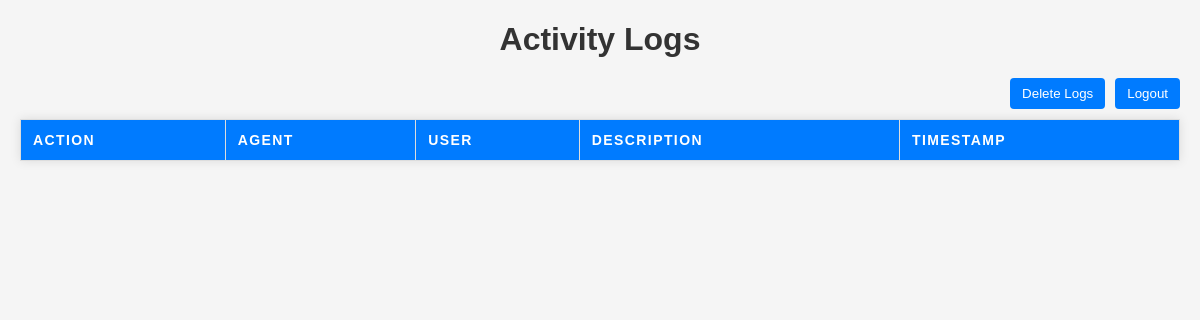
/logs/, run on an earlier commit of the app's database.
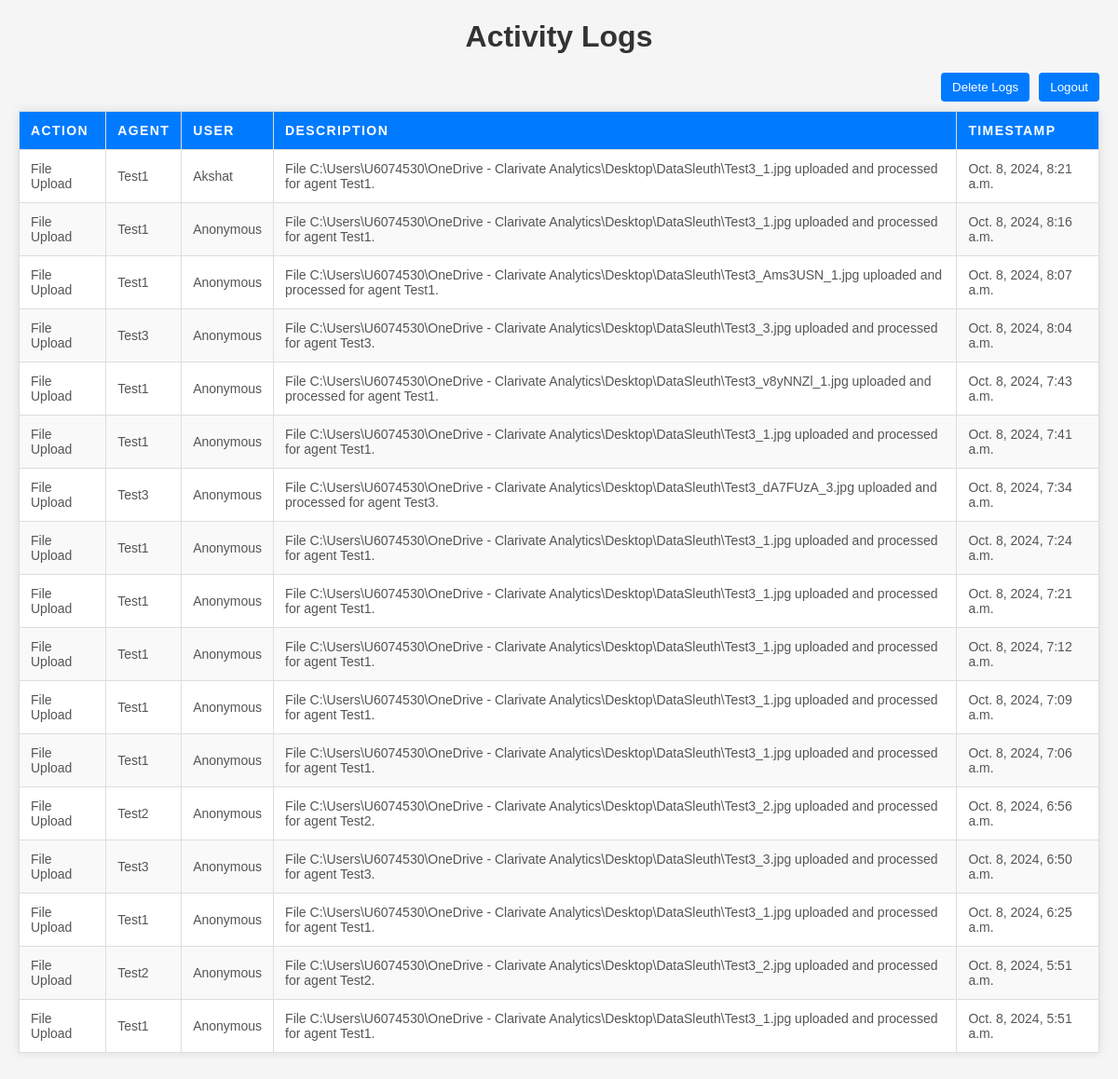
And on a later commit of the database.
### DataSleuthApp/models.py (models this page shows, shortened)
class Log(models.Model):
    ACTION_CHOICES = [
        ('UPLOAD', 'File Upload'),
        ('ASSIGN', 'Agent Assignment'),
        ('UPDATE', 'Data Update'),
        ('DELETE', 'Data Deletion'),
    ]
    agent = models.ForeignKey(Agent, on_delete=models.SET_NULL, null=True, blank=True)
    user = models.ForeignKey(User, on_delete=models.SET_NULL, null=True, blank=True)  # Optional: Track which user did the action
    action = models.CharField(max_length=50, choices=ACTION_CHOICES)
    description = models.TextField()  # Detailed info about the log
    timestamp = models.DateTimeField(auto_now_add=True)

class Agent(models.Model):
    name = models.CharField(max_length=255)
    email = models.EmailField(unique=True)
    created_at = models.DateTimeField(auto_now_add=True)

### DataSleuthApp/views.py (the view)
# urls.py: path('logs/', views.logging, name='logging'),  # path for viewing logs
def logging(request):
    logs = Log.objects.all().order_by('-timestamp')
    return render(request, 'logging.html', {'logs': logs})

### DataSleuthApp/templates/logging.html (shortened to what this page needs)
<!DOCTYPE html>
<html lang="en">
<head>
    {% load static %}
    <link rel="stylesheet" href="{% static 'css/logging.css' %}">
</head>
<body>
    <h1>Activity Logs</h1>
    <div class="buttons-container">
        <button id="delete-logs">Delete Logs</button>
        <form id="logout-form" action="{% url 'custom_logout' %}" method="POST" style="display: inline;">
            <button type="submit" id="logout">Logout</button>
        </form>
    </div>
    <table>
        <thead>
            <tr>
                <th>Action</th>
                <th>Agent</th>
                <th>User</th>
                <th>Description</th>
                <th>Timestamp</th>
            </tr>
        </thead>
        <tbody>
            {% for log in logs %}
            <tr>
                <td data-label="Action">{{ log.get_action_display }}</td>
                <td data-label="Agent">
                    {% if log.agent %}
                        {{ log.agent.name }}
                    {% else %}
                        No Agent
                    {% endif %}
                </td>
                <td data-label="User">
                    {% if log.user %}
                        {{ log.user.username }}
                    {% else %}
                        Anonymous
                    {% endif %}
                </td>
                <td data-label="Description">{{ log.description }}</td>
                <td data-label="Timestamp">{{ log.timestamp }}</td>
            </tr>
            {% endfor %}
        </tbody>
    </table>
</body>
</html>

What changed in the data, as far as the page shows it:
added Log: action "File Upload", agent.name "Test1", user.username "Akshat", description "File C:\\Users\\U6074530\\OneDrive - Clarivate Analytics\\Desktop\\DataSleuth\\Test3_1.jpg uploaded and processed for agent Test1.", timestamp "Oct. 8, 2024, 8:21 a.m."
added Log: action "File Upload", agent.name "Test1", shows "Anonymous", description "File C:\\Users\\U6074530\\OneDrive - Clarivate Analytics\\Desktop\\DataSleuth\\Test3_1.jpg uploaded and processed for agent Test1.", timestamp "Oct. 8, 2024, 8:16 a.m."
added Log: action "File Upload", agent.name "Test1", shows "Anonymous", description "File C:\\Users\\U6074530\\OneDrive - Clarivate Analytics\\Desktop\\DataSleuth\\Test3_Ams3USN_1.jpg uploaded and processed for agent Test1.", timestamp "Oct. 8, 2024, 8:07 a.m."
added Log: action "File Upload", agent.name "Test3", shows "Anonymous", description "File C:\\Users\\U6074530\\OneDrive - Clarivate Analytics\\Desktop\\DataSleuth\\Test3_3.jpg uploaded and processed for agent Test3.", timestamp "Oct. 8, 2024, 8:04 a.m."
added Log: action "File Upload", agent.name "Test1", shows "Anonymous", description "File C:\\Users\\U6074530\\OneDrive - Clarivate Analytics\\Desktop\\DataSleuth\\Test3_v8yNNZl_1.jpg uploaded and processed for agent Test1.", timestamp "Oct. 8, 2024, 7:43 a.m."
added Log: action "File Upload", agent.name "Test1", shows "Anonymous", description "File C:\\Users\\U6074530\\OneDrive - Clarivate Analytics\\Desktop\\DataSleuth\\Test3_1.jpg uploaded and processed for agent Test1.", timestamp "Oct. 8, 2024, 7:41 a.m."
added Log: action "File Upload", agent.name "Test3", shows "Anonymous", description "File C:\\Users\\U6074530\\OneDrive - Clarivate Analytics\\Desktop\\DataSleuth\\Test3_dA7FUzA_3.jpg uploaded and processed for agent Test3.", timestamp "Oct. 8, 2024, 7:34 a.m."
added Log: action "File Upload", agent.name "Test1", shows "Anonymous", description "File C:\\Users\\U6074530\\OneDrive - Clarivate Analytics\\Desktop\\DataSleuth\\Test3_1.jpg uploaded and processed for agent Test1.", timestamp "Oct. 8, 2024, 7:24 a.m."
added Log: action "File Upload", agent.name "Test1", shows "Anonymous", description "File C:\\Users\\U6074530\\OneDrive - Clarivate Analytics\\Desktop\\DataSleuth\\Test3_1.jpg uploaded and processed for agent Test1.", timestamp "Oct. 8, 2024, 7:21 a.m."
added Log: action "File Upload", agent.name "Test1", shows "Anonymous", description "File C:\\Users\\U6074530\\OneDrive - Clarivate Analytics\\Desktop\\DataSleuth\\Test3_1.jpg uploaded and processed for agent Test1.", timestamp "Oct. 8, 2024, 7:12 a.m."
added Log: action "File Upload", agent.name "Test1", shows "Anonymous", description "File C:\\Users\\U6074530\\OneDrive - Clarivate Analytics\\Desktop\\DataSleuth\\Test3_1.jpg uploaded and processed for agent Test1.", timestamp "Oct. 8, 2024, 7:09 a.m."
added Log: action "File Upload", agent.name "Test1", shows "Anonymous", description "File C:\\Users\\U6074530\\OneDrive - Clarivate Analytics\\Desktop\\DataSleuth\\Test3_1.jpg uploaded and processed for agent Test1.", timestamp "Oct. 8, 2024, 7:06 a.m."
added Log: action "File Upload", agent.name "Test2", shows "Anonymous", description "File C:\\Users\\U6074530\\OneDrive - Clarivate Analytics\\Desktop\\DataSleuth\\Test3_2.jpg uploaded and processed for agent Test2.", timestamp "Oct. 8, 2024, 6:56 a.m."
added Log: action "File Upload", agent.name "Test3", shows "Anonymous", description "File C:\\Users\\U6074530\\OneDrive - Clarivate Analytics\\Desktop\\DataSleuth\\Test3_3.jpg uploaded and processed for agent Test3.", timestamp "Oct. 8, 2024, 6:50 a.m."
added Log: action "File Upload", agent.name "Test1", shows "Anonymous", description "File C:\\Users\\U6074530\\OneDrive - Clarivate Analytics\\Desktop\\DataSleuth\\Test3_1.jpg uploaded and processed for agent Test1.", timestamp "Oct. 8, 2024, 6:25 a.m."
added Log: action "File Upload", agent.name "Test2", shows "Anonymous", description "File C:\\Users\\U6074530\\OneDrive - Clarivate Analytics\\Desktop\\DataSleuth\\Test3_2.jpg uploaded and processed for agent Test2.", timestamp "Oct. 8, 2024, 5:51 a.m."
added Log: action "File Upload", agent.name "Test1", shows "Anonymous", description "File C:\\Users\\U6074530\\OneDrive - Clarivate Analytics\\Desktop\\DataSleuth\\Test3_1.jpg uploaded and processed for agent Test1.", timestamp "Oct. 8, 2024, 5:51 a.m."
